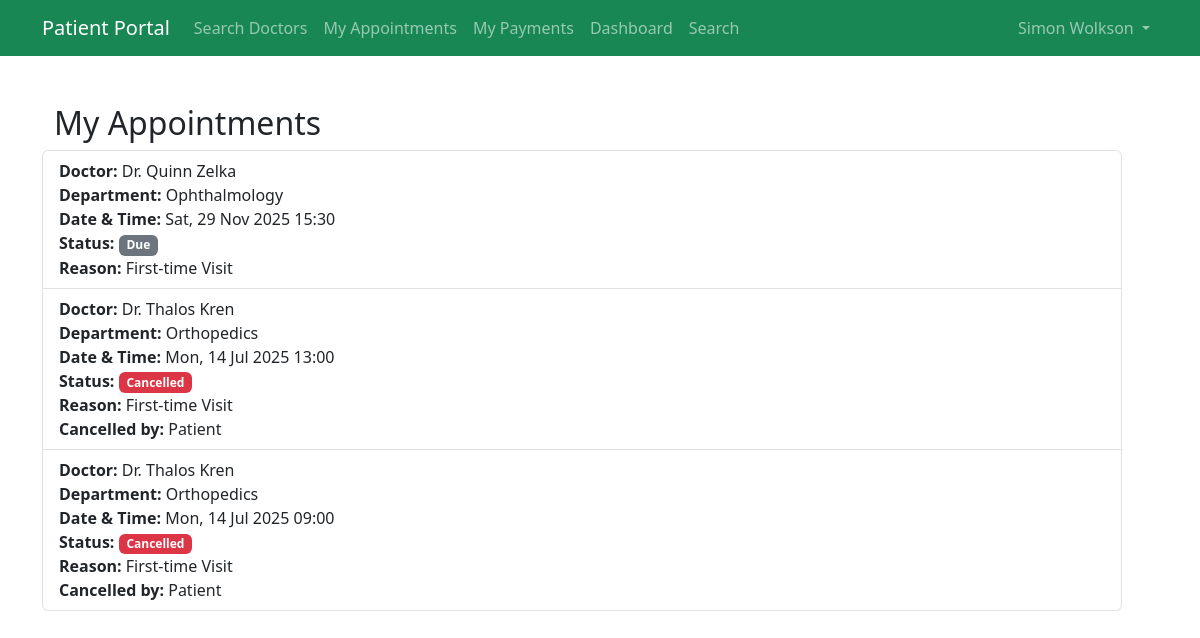
The app's page /appointment/my-appointments/ (signed in) with its own data.
### patient/models.py (models this page shows, shortened)
class Patient(models.Model):
    TITLES = [
        ('mr', 'Mr'),
        ('mrs', 'Mrs'),
        ('mss', 'Miss'),
        ('ms', 'Ms'),
        ('dr', 'Dr'),
    ]
    GENDER_CHOICES = [
        ('M', 'Male'),
        ('F', 'Female'),
        ('O', 'Other'),
        ('P', 'Prefer not to say'),
    ]
    MARITAL_STATUS_CHOICES = [
        ('M', 'Married'),
        ('U', 'Unmarried'),
        ('P', 'Prefer not to say'),
    ]
    STATUS_CHOICES = [
        ('active', 'Active'),
        ('inactive', 'Inactive'),
    ]
    title = models.CharField(max_length=10, choices=TITLES, blank=True, null=True)
    fname = models.CharField(max_length=64)
    lname = models.CharField(max_length=64)
    date_of_birth = models.DateField(blank=True, null=True)
    gender = models.CharField(max_length=20, choices=GENDER_CHOICES, blank=True, null=True)
    marital_status = models.CharField(max_length=20, choices=MARITAL_STATUS_CHOICES, blank=True, null=True)
    phone = models.CharField(max_length=20, blank=True, null=True)
    email = models.EmailField(max_length=64,unique=True)
    address = models.TextField(blank=True, null=True)
    password = models.CharField(max_length=128)
    status = models.CharField(max_length=10, choices=STATUS_CHOICES, default='active')
    created_at = models.DateTimeField(auto_now_add=True)
    updated_at = models.DateTimeField(auto_now=True)

### appointment/models.py (models this page shows, shortened)
class Appointment(models.Model):
    STATUS_CHOICES = [
        ('pending', 'Pending'),
        ('confirmed', 'Confirmed'),
        ('cancelled', 'Cancelled'),
        ('completed', 'Completed'),
        ('due', 'Due'),
    ]
    REASON_CHOICES = [
        ('first_time', 'First-time Visit'),
        ('follow_up', 'Follow-up'),
        ('referral', 'Referral')
    ]
    patient = models.ForeignKey(Patient, on_delete=models.CASCADE)
    doctor = models.ForeignKey(Doctor, on_delete=models.CASCADE)
    appointed_datetime = models.DateTimeField()
    status = models.CharField(max_length=10, choices=STATUS_CHOICES, default='pending')
    visit_reason = models.CharField(max_length=20, choices=REASON_CHOICES)
    cancellation_reason = models.TextField(blank=True, null=True)
    cancelled_by = models.CharField(max_length=10, blank=True, null=True)  # 'doctor' or 'patient'
    notes = models.TextField(blank=True, null=True)
    created_at = models.DateTimeField(auto_now_add=True)
    deleted_at = models.DateTimeField(blank=True, null=True)

### doctor/models.py (models this page shows, shortened)
class Doctor(models.Model):
    STATUS_CHOICES = [
        ('active', 'Active'),
        ('inactive', 'Inactive')
    ]
    user = models.OneToOneField(User, on_delete=models.CASCADE, null=True, blank=True)
    department = models.ForeignKey(Department, on_delete=models.CASCADE, related_name="doctors")
    fname = models.CharField(max_length=64)
    lname = models.CharField(max_length=64)
    license = models.CharField(max_length=20, unique=True)
    specialisation = models.CharField(max_length=64)
    email = models.EmailField(max_length=64, unique=True)
    phone = models.CharField(max_length=20)
    address = models.TextField(max_length=500)
    password = models.CharField(max_length=128, default='@User123')
    status = models.CharField(max_length=10, choices=STATUS_CHOICES, default="active")
    created_at = models.DateTimeField(auto_now_add=True)
    updated_at = models.DateTimeField(auto_now=True)
    class Meta:
        verbose_name = 'Doctor'
        verbose_name_plural = 'Doctors'

class Department(models.Model):
    STATUS_CHOICE = [
        ('active', 'Active'),
        ('inactive', 'Inactive')
    ]
    dep_name = models.CharField(max_length=100, unique=True)
    dep_email = models.EmailField(max_length=100)
    dep_phone = models.CharField(max_length=20)
    dep_location = models.TextField(max_length=500)
    description = models.TextField(max_length=500, blank=True)
    status = models.CharField(max_length=10, choices=STATUS_CHOICE, default='active')
    created_at = models.DateTimeField(auto_now_add=True)
    updated_at = models.DateTimeField(auto_now=True)
    class Meta:
        verbose_name = 'Department'
        verbose_name_plural = 'Departments'

### appointment/views.py (the view)
# urls.py: path('my-appointments/', views.view_appointments, name='view_appointments'),
@patient_login_required
def view_appointments(request):
    update_due_appointments()
    patient_id = request.session.get('patient_id')
    patient = get_object_or_404(Patient, id=patient_id)
    if not patient_id:
        messages.error(request, "You must be logged in to view your appointments.")
        return HttpResponseRedirect(reverse('patient:patient_login'))
    appointments = Appointment.objects.filter(patient_id=patient_id).order_by('-appointed_datetime')
    return render(request, 'appointment/view_appointments.html', {
        'appointments': appointments,
        'patient': patient,
    })

### appointment/utils.py (called while the page is built)
def update_due_appointments():
    now = timezone.now()
    due_appointments = Appointment.objects.filter(
        status__in=['pending', 'confirmed'],
        appointed_datetime__lt=now
    )
    due_appointments.update(status='due')

### appointment/templates/appointment/view_appointments.html (shortened to what this page needs)
{% extends 'appointment/base.html' %}
{% block content %}
<div class="container mt-5">
    <h2>My Appointments</h2>
    <div class="row col-lg-12 col-md-8">
        {% if appointments %}
        <ul class="list-group">
            {% for appt in appointments %}
                <li class="list-group-item d-flex justify-content-between align-items-start">
                    <div class="list-text">
                        <strong>Doctor:</strong> Dr. {{ appt.doctor.fname }} {{ appt.doctor.lname }} <br>
                        <strong>Department:</strong> {{ appt.doctor.department.dep_name }} <br>
                        <strong>Date & Time:</strong> {{ appt.appointed_datetime|date:"D, d M Y H:i" }} <br>
                        <strong>Status:</strong>
                        <span class="badge
                            {% if appt.status == 'pending' %}bg-warning text-dark
                            {% elif appt.status == 'confirmed' %}bg-success
                            {% elif appt.status == 'cancelled' %}bg-danger
                            {% elif appt.status == 'due' %}bg-secondary
                            {% endif %}">
                            {{ appt.status|title }}
                        </span><br>
                        <strong>Reason:</strong> {{ appt.get_visit_reason_display }} <br>
                        {% if appt.status == "cancelled" %}
                            <strong>Cancelled by:</strong> {{ appt.cancelled_by|title }} <br>
                        {% endif %}
                    </div>
                </li>
            {% endfor %}
        </ul>
        {% else %}
        <div class="alert alert-info mt-3">You have no appointments.</div>
        {% endif %}
    </div>
</div>
{% endblock %}

### appointment/templates/appointment/base.html (shortened to what this page needs)
<!doctype html>
<html lang="en">
  <head>
    <link href="https://cdn.jsdelivr.net/npm/bootstrap@5.3.7/dist/css/bootstrap.min.css" rel="stylesheet">
  </head>
  <body>
    {% if patient %}
    <nav class="navbar navbar-expand-lg navbar-dark bg-success">
        <div class="container">
            <a class="navbar-brand" href="{% url 'appointment:search_doctors' %}">
                 Patient Portal
            </a>
            <div class="collapse navbar-collapse" id="navbarNavPatient">
                <ul class="navbar-nav me-auto">
                    <li class="nav-item">
                        <a class="nav-link" href="{% url 'appointment:search_doctors' %}">
                             Search Doctors
                        </a>
                    </li>
                    <li class="nav-item">
                        <a class="nav-link" href="{% url 'appointment:view_appointments' %}">
                             My Appointments
                        </a>
                    </li>
                    <li class="nav-item">
                        <a class="nav-link" href="{% url 'patient:patient_payments' %}">
                             My Payments
                        </a>
                    </li>
                    <li class="nav-item">
                        <a class="nav-link" href="{% url 'patient:patient_dashboard' %}">
                             Dashboard
                        </a>
                    </li>
                    <li class="nav-item">
                        <a class="nav-link" href="{% url 'patient:patient_search' %}">
                             Search
                        </a>
                    </li>
                </ul>
                <ul class="navbar-nav">
                    <li class="nav-item dropdown">
                        <a class="nav-link dropdown-toggle" href="#" id="navbarDropdownPatient" role="button" data-bs-toggle="dropdown">
                             {{ patient.fname }} {{ patient.lname }}
                        </a>
                    </li>
                </ul>
            </div>
        </div>
    </nav>
    {% endif %}
    <div class="container mt-3">
        {% block content %}
        {% endblock %}
    </div>
  </body>
</html>

### records on screen
Patient: fname "Simon", lname "Wolkson"
Appointment: doctor.fname "Quinn", doctor.lname "Zelka", doctor.department.dep_name "Ophthalmology", appointed_datetime "Sat, 29 Nov 2025 15:30", status "Due", visit_reason "First-time Visit"
Appointment: doctor.fname "Thalos", doctor.lname "Kren", doctor.department.dep_name "Orthopedics", appointed_datetime "Mon, 14 Jul 2025 13:00", status "Cancelled", visit_reason "First-time Visit", cancelled_by "Patient"
Appointment: doctor.fname "Thalos", doctor.lname "Kren", doctor.department.dep_name "Orthopedics", appointed_datetime "Mon, 14 Jul 2025 09:00", status "Cancelled", visit_reason "First-time Visit", cancelled_by "Patient"
